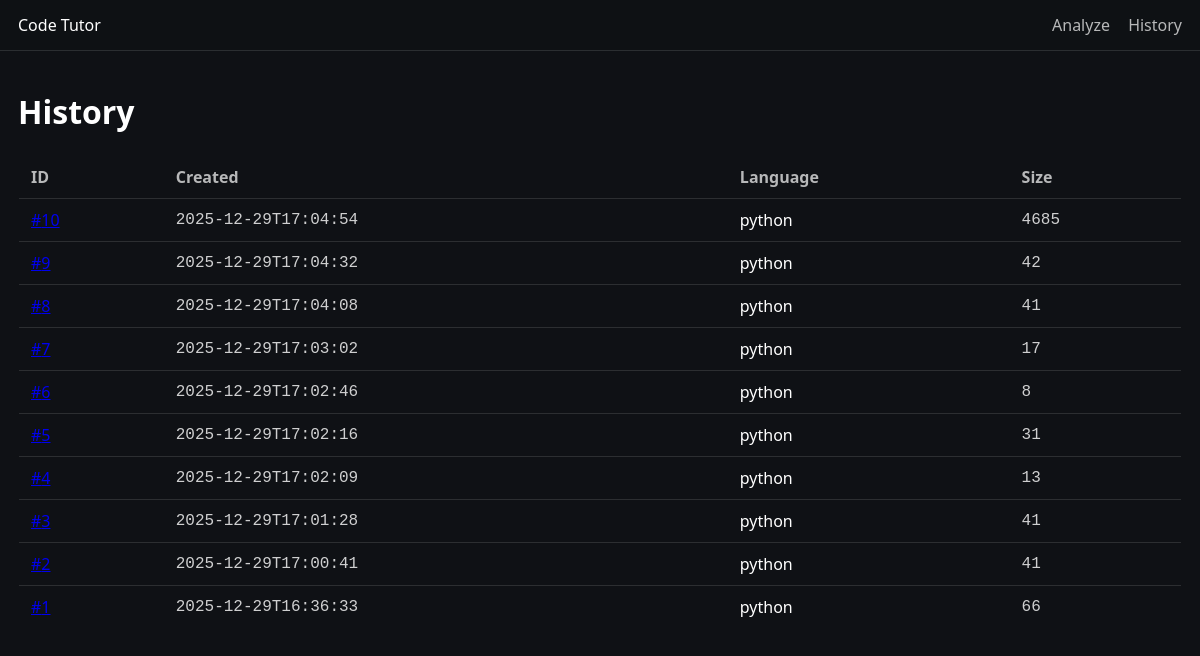
The app's page /history with its own data.
### tables this page shows
CREATE TABLE analyses (
                id INTEGER PRIMARY KEY AUTOINCREMENT,
                created_at TEXT NOT NULL,
                language TEXT NOT NULL,
                code TEXT NOT NULL
            );

### app.py (the view)
@app.route("/history", methods=["GET"])
def history():
    with get_conn() as conn:
        rows = conn.execute("""
            SELECT id, created_at, language, length(code) AS size
            FROM analyses
            ORDER BY id DESC
            LIMIT 50
        """).fetchall()
    return render_template("history.html", rows=rows)

### app.py (called while the page is built)
def get_conn() -> sqlite3.Connection:
    DATA_DIR.mkdir(exist_ok=True)
    conn = sqlite3.connect(DB_PATH)
    conn.row_factory = sqlite3.Row
    conn.execute("PRAGMA foreign_keys = ON;")
    return conn

def init_db() -> None:
    with get_conn() as conn:
        conn.execute("""
            CREATE TABLE IF NOT EXISTS analyses (
                id INTEGER PRIMARY KEY AUTOINCREMENT,
                created_at TEXT NOT NULL,
                language TEXT NOT NULL,
                code TEXT NOT NULL
            );
        """)
        conn.execute("""
            CREATE TABLE IF NOT EXISTS issues (
                id INTEGER PRIMARY KEY AUTOINCREMENT,
                analysis_id INTEGER NOT NULL,
                error_type TEXT NOT NULL,
                message TEXT NOT NULL,
                explanation TEXT NOT NULL,
                suggestion TEXT NOT NULL,
                line INTEGER,
                severity TEXT NOT NULL,
                FOREIGN KEY (analysis_id) REFERENCES analyses(id) ON DELETE CASCADE
            );
        """)

@app.before_request
def _ensure_db():
    init_db()

### templates/history.html (shortened to what this page needs)
{% extends "layout.html" %}
{% block content %}
    <h1>History</h1>
    <table class="table">
        <thead>
            <tr>
                <th>ID</th>
                <th>Created</th>
                <th>Language</th>
                <th>Size</th>
            </tr>
        </thead>
        <tbody>
            {% for r in rows %}
                <tr>
                    <td><a href="{{ url_for('report', analysis_id=r.id) }}">#{{ r.id }}</a></td>
                    <td class="mono">{{ r.created_at }}</td>
                    <td>{{ r.language }}</td>
                    <td class="mono">{{ r.size }}</td>
                </tr>
            {% endfor %}
        </tbody>
    </table>
{% endblock %}

### templates/layout.html (shortened to what this page needs)
<!DOCTYPE html>
<html lang="en">
    <head>
        <link rel="stylesheet" href="{{ url_for('static', filename='styles.css') }}">
    </head>
    <body>
        <header class="topbar">
            <div class="brand">
                Code Tutor
            </div>
            <nav>
                <a href="{{ url_for('index') }}">Analyze</a>
                <a href="{{ url_for('history') }}">History</a>
            </nav>
        </header>
        <main class="container">
            {% block content %}{% endblock %}
        </main>
    </body>
</html>

### static/styles.css (style rules this page uses)
body { margin:0; font-family: system-ui, Segoe UI, Arial; background:#0f1115; color:#fff; }
.topbar { padding:14px 18px; display:flex; justify-content:space-between; border-bottom:1px solid rgba(255,255,255,.12); position:sticky; top:0; background:rgba(15,17,21,.9); }
nav a { color: rgba(255,255,255,.7); margin-left: 14px; text-decoration:none; }
.container { padding:18px; max-width:1200px; margin:0 auto; }
.mono { font-family: ui-monospace, Consolas, monospace; color: rgba(255,255,255,.8); }
.table { width:100%; border-collapse:collapse; border:1px solid rgba(255,255,255,.12); border-radius:12px; overflow:hidden; }
.table th, .table td { padding:10px 12px; border-bottom:1px solid rgba(255,255,255,.12); }
.table th { text-align:left; color: rgba(255,255,255,.7); }

### records on screen
analyses: created_at "2025-12-29T17:04:54", language "python", size "4685"
analyses: created_at "2025-12-29T17:04:32", language "python", size "42"
analyses: created_at "2025-12-29T17:04:08", language "python", size "41"
analyses: created_at "2025-12-29T17:03:02", language "python", size "17"
analyses: created_at "2025-12-29T17:02:46", language "python", size "8"
analyses: created_at "2025-12-29T17:02:16", language "python", size "31"
analyses: created_at "2025-12-29T17:02:09", language "python", size "13"
analyses: created_at "2025-12-29T17:01:28", language "python", size "41"
analyses: created_at "2025-12-29T17:00:41", language "python", size "41"
analyses: created_at "2025-12-29T16:36:33", language "python", size "66"
